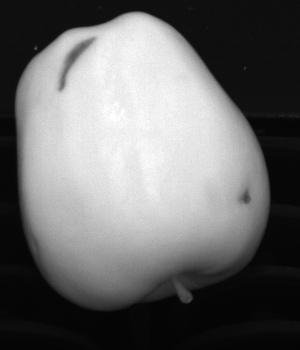
#> input picture fruit-inspection-images/first task/C0_000001.png, 300 x 350 px
$ jupyter execute --allow-errors Untitled.ipynb   (shell and % lines are left out)
#> lines starting #> are read from the running program, lines starting #| are printed output that depends on the picture
[cell 1]
import cv2 as cv
import numpy as np
from matplotlib import pyplot as plt
import heapq
import pandas as pd
import matplotlib.cm as cm
import scipy.io as sio
import random

img1_gray = cv.imread("fruit-inspection-images/first task/C0_000001.png", cv.IMREAD_GRAYSCALE)
#> img1_gray is the input picture: shape (350, 300); min 3, max 255, mean 106.4
img2_gray = cv.imread("fruit-inspection-images/first task/C0_000002.png", cv.IMREAD_GRAYSCALE)
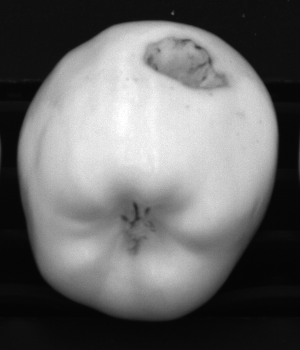
#> input picture fruit-inspection-images/first task/C0_000002.png, 300 x 350 px
#> img2_gray is the input picture: shape (350, 300); min 4, max 255, mean 105
img3_gray = cv.imread("fruit-inspection-images/first task/C0_000003.png", cv.IMREAD_GRAYSCALE)
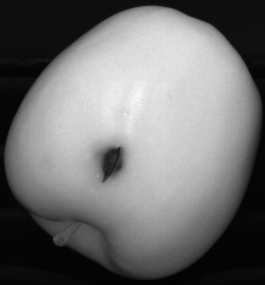
#> input picture fruit-inspection-images/first task/C0_000003.png, 265 x 285 px
#> img3_gray is the input picture: shape (285, 265); min 2, max 255, mean 113.4

img1_color = cv.cvtColor(cv.imread("fruit-inspection-images/first task/C1_000001.png", cv.IMREAD_COLOR),cv.COLOR_BGR2RGB)
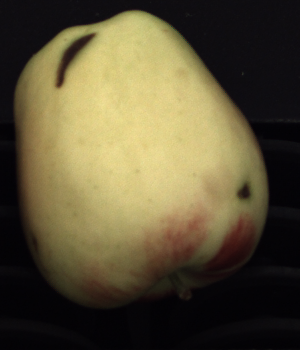
#> input picture fruit-inspection-images/first task/C1_000001.png, 300 x 350 px
img2_color = cv.cvtColor(cv.imread("fruit-inspection-images/first task/C1_000002.png", cv.IMREAD_COLOR),cv.COLOR_BGR2RGB)
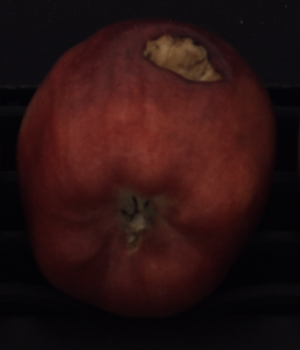
#> input picture fruit-inspection-images/first task/C1_000002.png, 300 x 350 px
img3_color = cv.cvtColor(cv.imread("fruit-inspection-images/first task/C1_000003.png", cv.IMREAD_COLOR),cv.COLOR_BGR2RGB)
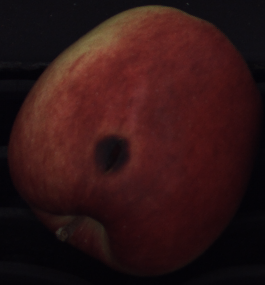
#> input picture fruit-inspection-images/first task/C1_000003.png, 265 x 285 px

# Plot images
plt.figure(figsize=(10,10))
plt.subplot(2,3,1)
plt.imshow(img1_gray, cmap='gray', vmin=0, vmax=255)
plt.title("NIR img1", fontsize = 15)
plt.xticks([]), plt.yticks([])
plt.subplot(2,3,2)
plt.imshow(img2_gray, cmap='gray', vmin=0, vmax=255)
plt.title("NIR img2", fontsize = 15)
plt.xticks([]), plt.yticks([])
plt.subplot(2,3,3)
plt.imshow(img3_gray, cmap='gray', vmin=0, vmax=255)
plt.title("NIR img3", fontsize = 15)
plt.xticks([]), plt.yticks([])
plt.show()

#> (the rest of this cell did not finish here and is left out)
